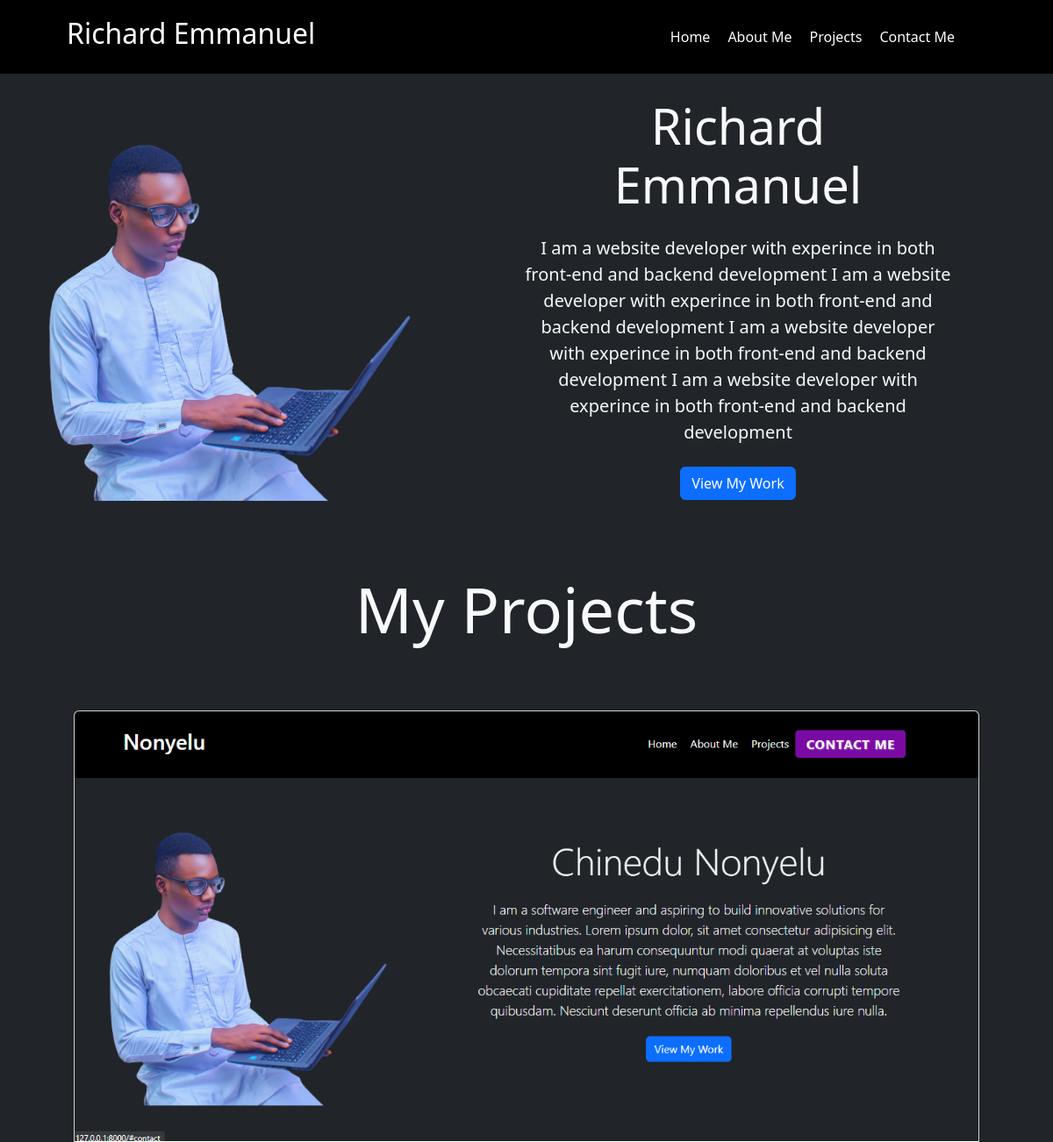
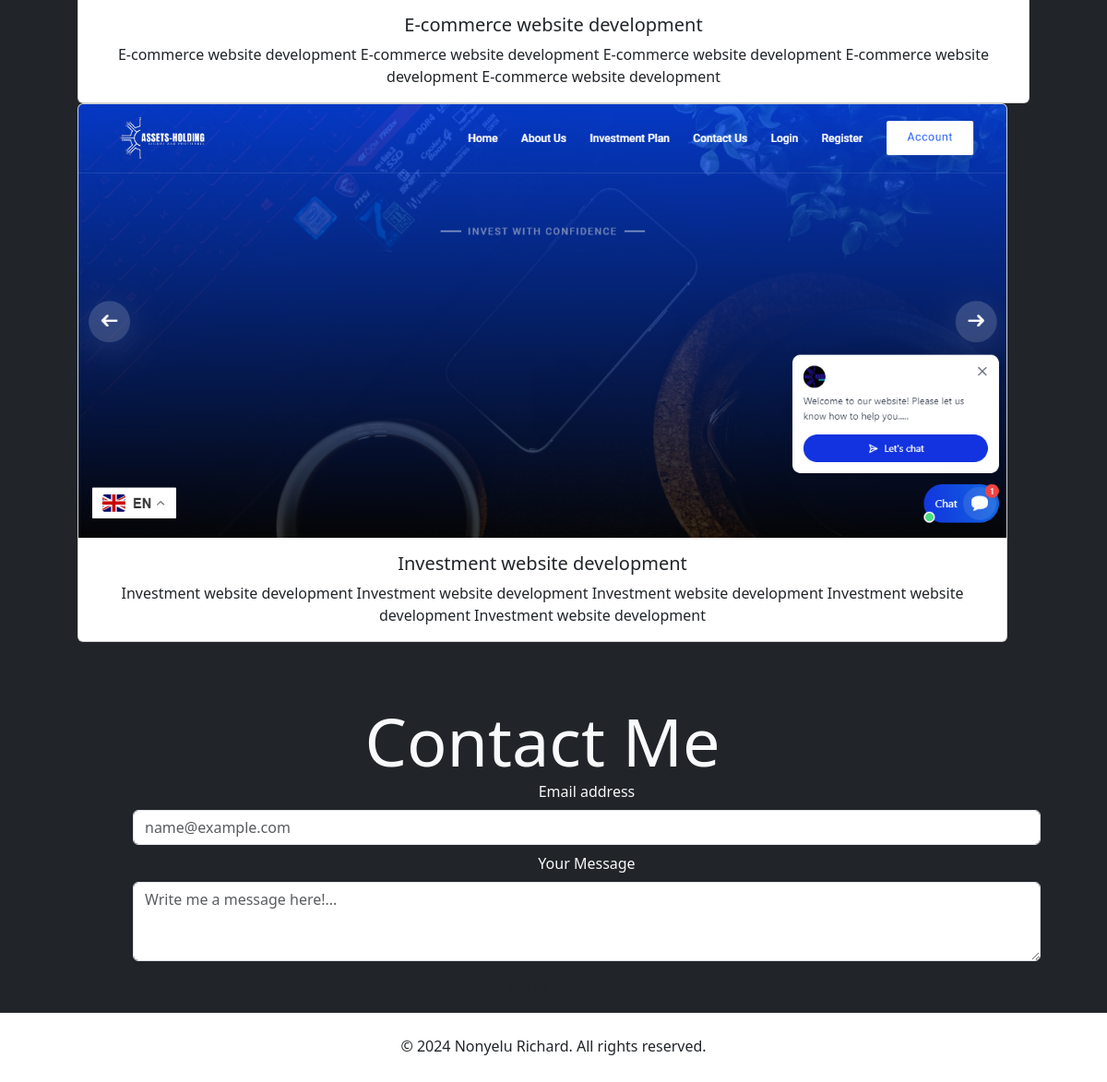
The page / on the database its author committed (2 pictures, top to bottom).
### App/models.py (models this page shows, shortened)
class info(models.Model):
    title = models.CharField(max_length=100)
    description = models.TextField(blank=False)

class Projects(models.Model):
    title = models.CharField(max_length=100)
    description = models.TextField(blank=False)
    image = models.ImageField(upload_to='project_images/')

### App/views.py (the view)
# urls.py: path('', views.home, name='home'),
def home(request):
    Info = info.objects.all()
    project = Projects.objects.all()  # Fix: Call the queryset with ()
    context = {
        'Info': Info,
        'Project': project,  # Fix: Use the correct variable here (project)
    }
    return render(request, "index.html", context)

### App/templates/index.html (shortened to what this page needs)
{% load static %}
<!DOCTYPE html>
<html lang="en">
<head>
    <link rel="stylesheet" href="{% static 'assets/css/styles.css' %}">
    <link href="https://cdn.jsdelivr.net/npm/bootstrap@5.3.3/dist/css/bootstrap.min.css" rel="stylesheet">
</head>
<body >
    <div class="header">
        <div class="logo">
          {% for x in Info %}
            <h2 class="mx-5 px-3">{{ x.title }}</h2>
          {% endfor %}
        </div>
        <div class="nav mx-5 px-4">
            <ul>
                <li><a href="#">Home</a></li>
                <li><a href="#about">About Me</a></li>
                <li><a href="#services">Projects</a></li>
                <li><a href="#contact">Contact Me</a></li>
            </ul>
        </div>
    </div>
    <main id="about" class="container-fluid bg-dark animated fadeIn">
      <div class="d-flex flex-column flex-sm-row align-items-center text-light">
        <div class="p-3">
          <img class="mt-5 pt-2" src="{% static 'assets/images/My_project-1-removebg-preview.png' %}" alt="Chinedu Nonyelu" width="450px" class="animated fadeIn">
        </div>
        <div class="p-2 mb-0">
          {% for x in Info %}
          <h1 class="display-4 mx-5 px-5 py-2">{{ x.title }}</h1>
          <p class="lead mx-5 px-5 py-2">{{ x.description }}</p>
          {% endfor %}
          <a href="#services" class="btn btn-primary">View My Work</a>
        </div>
      </div>
      <div class="services mx-5 px-4" id="services">
        <div class="display-2 my-5 p-3">
          <h2 id="services" class="text-light text-center display-2">My Projects</h2>
        </div>
        {% for project in Project %}
        <div class="row row-cols-1">
          <div class="col" id="school">
            <div class="card h-100 animated fadeIn">
              <img src="{{ project.image.url }}" class="card-img-top" alt="...">
              <div class="card-body">
                <h5 class="card-title">{{ project.title }}</h5>
                <p class="card-text">{{ project.description }}</p>
              </div>
            </div>
          </div>
          {% endfor %}
       <div id="contact" class="display-2 mt-5 pt-3 text-light">Contact Me</div>
      <form class="px-4 mx-5" action="" method="post">
        <div class="mb-2">
          <label for="exampleFormControlInput1" class="form-label text-light">Email address</label>
          <input type="email" class="form-control" id="exampleFormControlInput1" placeholder="name@example.com">
        </div>
        <div class="mb-3">
          <label for="exampleFormControlTextarea1" class="form-label text-light">Your Message</label>
          <textarea placeholder="Write me a message here!..." class="form-control" id="exampleFormControlTextarea1" rows="3"></textarea>
        </div>
    </form>
      <p>Thank you</p>
    </main>
    <div class="footer py-2 my-3">
        <p>&copy; 2024 Nonyelu Richard. All rights reserved.</p>
    </div>
</body>
</html>

### App/static/assets/css/styles.css (style rules this page uses)
body { padding: 0; margin: 0; box-sizing: border-box; text-align: center !important; }
@media (min-width: 762px) { .header { position: sticky; top: 0; width: 100%; z-index: 1000; display: flex; justify-content: space-between; align-items: center; background-color: black; padding: 12px; } }
@media (min-width: 762px) { .header .logo { font-size: 2.5rem; color: white; font-weight: bold; } }
@media (min-width: 762px) { .header .nav ul { display: flex; align-items: center; margin: 18px; } }
@media (min-width: 762px) { .header .nav ul li { list-style: none; } }
@media (min-width: 762px) { .header .nav ul li a { color: white; text-decoration: none; padding: 10px; transition: all 0.3s ease; } }

### rows shown on the page
info: title "Richard Emmanuel", description "I am a website developer with experince in both front-end and backend development I am a website developer with experince in both front-end and backend development I am a website developer with experince in both front-end and backend development I am a website developer with experince in both front-end and backend development"
Projects: image (picture), title "E-commerce website development", description "E-commerce website development E-commerce website development E-commerce website development E-commerce website development E-commerce website development"
Projects: image (picture), title "Investment website development", description "Investment website development Investment website development Investment website development Investment website development Investment website development"
